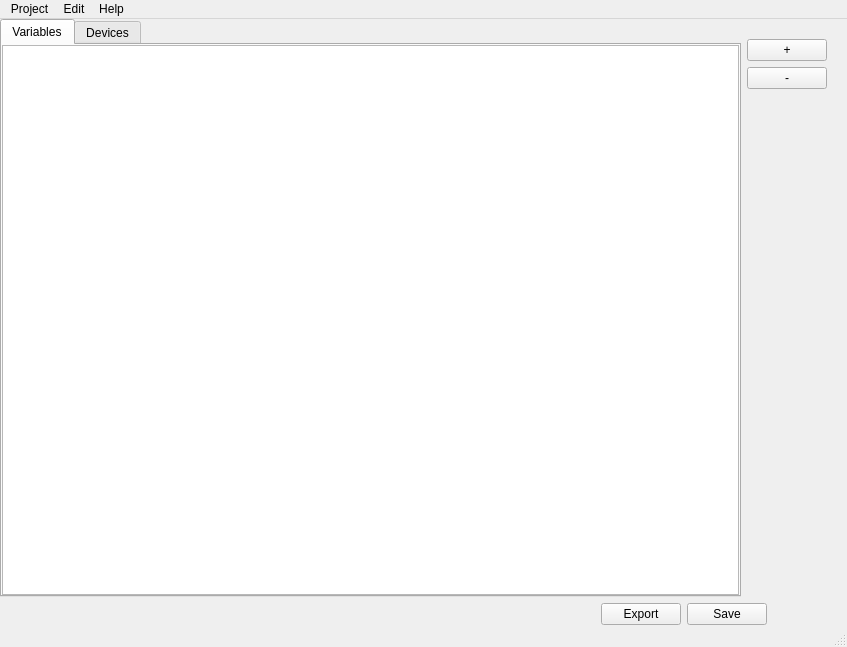
<?xml version="1.0" encoding="UTF-8"?>
<ui version="4.0">
 <class>MainWindow</class>
 <widget class="QMainWindow" name="MainWindow">
  <property name="geometry">
   <rect>
    <x>0</x>
    <y>0</y>
    <width>847</width>
    <height>647</height>
   </rect>
  </property>
  <property name="windowTitle">
   <string>Architekt</string>
  </property>
  <widget class="QWidget" name="centralwidget">
   <property name="sizePolicy">
    <sizepolicy hsizetype="Expanding" vsizetype="Expanding">
     <horstretch>0</horstretch>
     <verstretch>0</verstretch>
    </sizepolicy>
   </property>
   <layout class="QHBoxLayout" name="horizontalLayout">
    <property name="leftMargin">
     <number>0</number>
    </property>
    <property name="topMargin">
     <number>0</number>
    </property>
    <property name="rightMargin">
     <number>0</number>
    </property>
    <property name="bottomMargin">
     <number>0</number>
    </property>
    <item>
     <layout class="QVBoxLayout" name="verticalLayout_3">
      <property name="sizeConstraint">
       <enum>QLayout::SetMinAndMaxSize</enum>
      </property>
      <item>
       <layout class="QHBoxLayout" name="topTabWithActionsHorizontalLayout">
        <property name="sizeConstraint">
         <enum>QLayout::SetDefaultConstraint</enum>
        </property>
        <item>
         <widget class="QTabWidget" name="tabWidget">
          <property name="tabShape">
           <enum>QTabWidget::Rounded</enum>
          </property>
          <property name="currentIndex">
           <number>0</number>
          </property>
          <widget class="QWidget" name="variableTab">
           <attribute name="title">
            <string>Variables</string>
           </attribute>
           <layout class="QHBoxLayout" name="horizontalLayout_3">
            <property name="leftMargin">
             <number>0</number>
            </property>
            <property name="topMargin">
             <number>0</number>
            </property>
            <property name="rightMargin">
             <number>0</number>
            </property>
            <property name="bottomMargin">
             <number>0</number>
            </property>
            <item>
             <widget class="QTableView" name="variableTableView"/>
            </item>
           </layout>
          </widget>
          <widget class="QWidget" name="deviceTab">
           <property name="sizePolicy">
            <sizepolicy hsizetype="Expanding" vsizetype="Expanding">
             <horstretch>0</horstretch>
             <verstretch>0</verstretch>
            </sizepolicy>
           </property>
           <attribute name="title">
            <string>Devices</string>
           </attribute>
           <layout class="QHBoxLayout" name="horizontalLayout_2">
            <property name="leftMargin">
             <number>0</number>
            </property>
            <property name="topMargin">
             <number>0</number>
            </property>
            <property name="rightMargin">
             <number>0</number>
            </property>
            <property name="bottomMargin">
             <number>0</number>
            </property>
            <item>
             <widget class="QTableView" name="deviceTableView"/>
            </item>
           </layout>
          </widget>
         </widget>
        </item>
        <item>
         <layout class="QVBoxLayout" name="sideActionVerticalLayout">
          <property name="sizeConstraint">
           <enum>QLayout::SetFixedSize</enum>
          </property>
          <property name="leftMargin">
           <number>0</number>
          </property>
          <property name="rightMargin">
           <number>0</number>
          </property>
          <item>
           <spacer name="topSpacer">
            <property name="orientation">
             <enum>Qt::Vertical</enum>
            </property>
            <property name="sizeType">
             <enum>QSizePolicy::Fixed</enum>
            </property>
            <property name="sizeHint" stdset="0">
             <size>
              <width>10</width>
              <height>20</height>
             </size>
            </property>
           </spacer>
          </item>
          <item>
           <widget class="QPushButton" name="addRowButton">
            <property name="toolTip">
             <string>Add new variable to table</string>
            </property>
            <property name="autoFillBackground">
             <bool>false</bool>
            </property>
            <property name="text">
             <string>+</string>
            </property>
           </widget>
          </item>
          <item>
           <widget class="QPushButton" name="removeRowButton">
            <property name="toolTip">
             <string>Remove currently selected variable</string>
            </property>
            <property name="autoFillBackground">
             <bool>false</bool>
            </property>
            <property name="text">
             <string>-</string>
            </property>
           </widget>
          </item>
          <item>
           <spacer name="bottomSpacer">
            <property name="orientation">
             <enum>Qt::Vertical</enum>
            </property>
            <property name="sizeHint" stdset="0">
             <size>
              <width>10</width>
              <height>40</height>
             </size>
            </property>
           </spacer>
          </item>
         </layout>
        </item>
        <item>
         <spacer name="horizontalSpacer">
          <property name="orientation">
           <enum>Qt::Horizontal</enum>
          </property>
          <property name="sizeType">
           <enum>QSizePolicy::Fixed</enum>
          </property>
          <property name="sizeHint" stdset="0">
           <size>
            <width>20</width>
            <height>20</height>
           </size>
          </property>
         </spacer>
        </item>
       </layout>
      </item>
      <item>
       <layout class="QHBoxLayout" name="bottomActionButtonsHorizontalLayout">
        <property name="sizeConstraint">
         <enum>QLayout::SetFixedSize</enum>
        </property>
        <item>
         <spacer name="leftSpacer">
          <property name="orientation">
           <enum>Qt::Horizontal</enum>
          </property>
          <property name="sizeHint" stdset="0">
           <size>
            <width>40</width>
            <height>20</height>
           </size>
          </property>
         </spacer>
        </item>
        <item>
         <widget class="QPushButton" name="exportButton">
          <property name="text">
           <string>Export</string>
          </property>
         </widget>
        </item>
        <item>
         <widget class="QPushButton" name="saveButton">
          <property name="autoFillBackground">
           <bool>false</bool>
          </property>
          <property name="text">
           <string>Save</string>
          </property>
         </widget>
        </item>
        <item>
         <spacer name="rightSpacer">
          <property name="orientation">
           <enum>Qt::Horizontal</enum>
          </property>
          <property name="sizeType">
           <enum>QSizePolicy::Fixed</enum>
          </property>
          <property name="sizeHint" stdset="0">
           <size>
            <width>80</width>
            <height>20</height>
           </size>
          </property>
         </spacer>
        </item>
       </layout>
      </item>
     </layout>
    </item>
   </layout>
  </widget>
  <widget class="QMenuBar" name="menubar">
   <property name="geometry">
    <rect>
     <x>0</x>
     <y>0</y>
     <width>847</width>
     <height>37</height>
    </rect>
   </property>
   <widget class="QMenu" name="menuArchitekt">
    <property name="title">
     <string>Project</string>
    </property>
    <addaction name="actionOpen"/>
    <addaction name="actionSave"/>
    <addaction name="actionSave_as"/>
    <addaction name="separator"/>
    <addaction name="actionImport"/>
    <addaction name="actionExport"/>
    <addaction name="separator"/>
    <addaction name="actionClose"/>
   </widget>
   <widget class="QMenu" name="menuHelp">
    <property name="title">
     <string>Edit</string>
    </property>
    <addaction name="actionUndo"/>
    <addaction name="actionRedo"/>
   </widget>
   <widget class="QMenu" name="menuHelp_2">
    <property name="title">
     <string>Help</string>
    </property>
    <addaction name="actionAbout"/>
   </widget>
   <addaction name="menuArchitekt"/>
   <addaction name="menuHelp"/>
   <addaction name="menuHelp_2"/>
  </widget>
  <widget class="QStatusBar" name="statusbar"/>
  <action name="actionOpen">
   <property name="text">
    <string>Open</string>
   </property>
  </action>
  <action name="actionSave">
   <property name="text">
    <string>Save</string>
   </property>
  </action>
  <action name="actionSave_as">
   <property name="text">
    <string>Save as...</string>
   </property>
  </action>
  <action name="actionExport">
   <property name="text">
    <string>Export</string>
   </property>
  </action>
  <action name="actionClose">
   <property name="text">
    <string>Close</string>
   </property>
  </action>
  <action name="actionAbout">
   <property name="text">
    <string>About</string>
   </property>
  </action>
  <action name="actionUndo">
   <property name="text">
    <string>Undo</string>
   </property>
  </action>
  <action name="actionRedo">
   <property name="text">
    <string>Redo</string>
   </property>
  </action>
  <action name="actionImport">
   <property name="text">
    <string>Import</string>
   </property>
  </action>
 </widget>
 <resources/>
 <connections/>
</ui>
